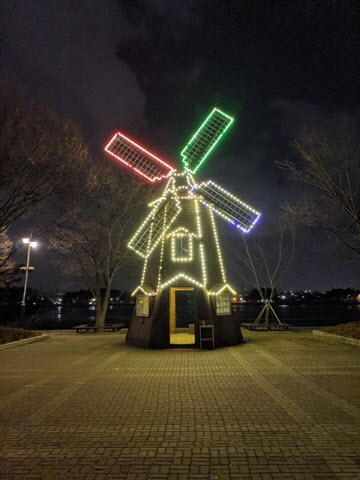
#> input picture 이미지/picture01.jpg, 360 x 480 px, found by its file name
$ python main.py
#> lines starting #> are read from the running program, lines starting #| are printed output that depends on the picture
### gray.py
import cv2

def grayScale(src):
    dst = cv2.cvtColor(src,cv2.COLOR_RGB2GRAY)

    return dst

### main.py
import cv2

##함수 선언부
from canny import cannyEdge
from gray import grayScale

##전역 변수부
src=None #원본 이미지
dst1,dst2,dst3=None,None,None #영상처리 결과

##메인 코드부
stc=cv2.imread("c:/images/picture01.jpg")#이미지 읽기
#> stc is the input picture: shape (480, 360, 3); mean B, G, R 39.4, 51.7, 58.4
dst1=grayScale(stc)
#> in grayScale, `dst = cv2.cvtColor(src,cv2.COLOR_RGB2GRAY)`:
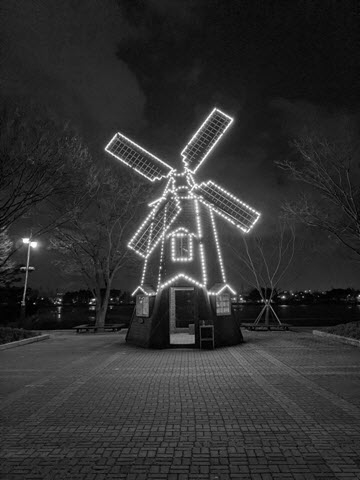
#> dst: shape (480, 360); min 0, max 255, mean 48.8


cv2.imshow("Src",src) #화면출력
cv2.imshow("Dst1",dst1)


##마무리
cv2.waitKey(0)
#> (the run stopped early here; a loop or call above may not have finished)
